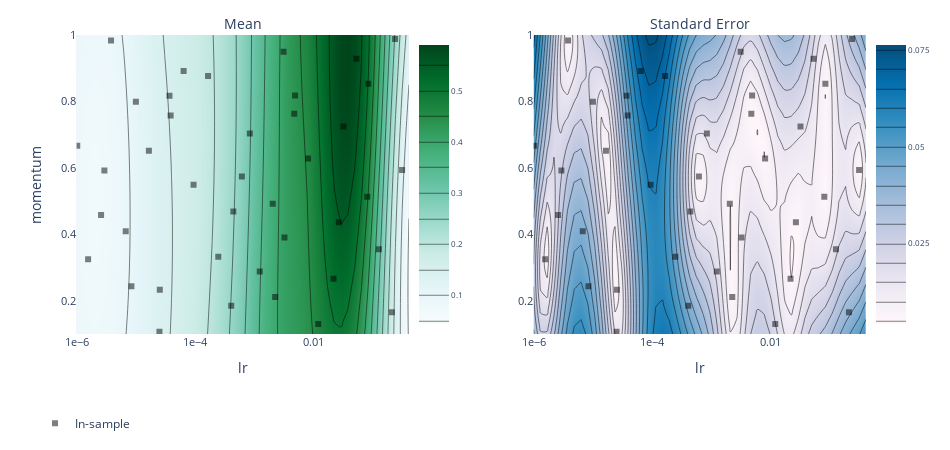

The notebook cell saved with this chart:
### Code cell
import cs231n.pytorch.tune as t
from cs231n.pytorch.lab import Lab
#from cs231n.pytorch.experiments import Experiment
import cs231n.pytorch.models as m
import importlib

importlib.reload(m)
#importlib.reload(e)
importlib.reload(t)


parameters=[
        {"name": "lr", "type": "range", "bounds": [1e-6, 0.4], "log_scale": True, "value_type":'float'},
        {"name": "momentum", "type": "range", "bounds": [0.1, 1.0], "value_type":'float'},
        {"name": "nesterov", "type": "fixed", "value":True, "value_type":'bool'},
        {"name": "filter_size_1", "type": "choice",  "values": [3, 5, 7], "value_type":'int'},
    ]

tune = t.Tune(
     m.ThreeLayerConvNetPool,
     optim.SGD,
     lab,
     parameters,
     total_trials=40,
     verbose=True
)

best_parameters, values, experiment, model = tune.run()
tune.plot_contour('lr','momentum')

print('best_parameters', best_parameters)

### Figure 1 — Plotly figure (JSON) as saved in the notebook; plotly's stock layout.template omitted (floating-point values rounded to 4 significant figures; data arrays with more than 128 entries replaced by an {"elided": "..."} marker saying what was removed)
{"data": [{"autocolorscale": false, "autocontour": true, "colorbar": {"tickfont": {"size": 8}, "ticksuffix": "", "x": 0.45, "y": 0.5}, "colorscale": [[0, "rgb(247,252,253)"], [0.125, "rgb(229,245,249)"], [0.25, "rgb(204,236,230)"], [0.375, "rgb(153,216,201)"], [0.5, "rgb(102,194,164)"], [0.625, "rgb(65,174,118)"], [0.75, "rgb(35,139,69)"], [0.875, "rgb(0,109,44)"], [1, "rgb(0,68,27)"]], "contours": {"coloring": "heatmap"}, "hoverinfo": "x+y+z", "ncontours": 25, "type": "contour", "x": [1e-06, 1.301e-06, 1.693e-06, 2.203e-06, 2.866e-06, 3.729e-06, 4.853e-06, 6.314e-06, 8.215e-06, 1.069e-05, 1.391e-05, 1.81e-05, 2.355e-05, 3.064e-05, 3.986e-05, 5.187e-05, 6.749e-05, 8.782e-05, 0.0001143, 0.0001487, 0.0001934, 0.0002517, 0.0003275, 0.0004261, 0.0005545, 0.0007214, 0.0009387, 0.001221, 0.001589, 0.002068, 0.00269, 0.003501, 0.004555, 0.005927, 0.007712, 0.01003, 0.01306, 0.01699, 0.0221, 0.02876, 0.03742, 0.04869, 0.06335, 0.08243, 0.1073, 0.1396, 0.1816, 0.2363, 0.3074, 0.4], "xaxis": "x", "y": [0.1, 0.1184, 0.1367, 0.1551, 0.1735, 0.1918, 0.2102, 0.2286, 0.2469, 0.2653, 0.2837, 0.302, 0.3204, 0.3388, 0.3571, 0.3755, 0.3939, 0.4122, 0.4306, 0.449, 0.4673, 0.4857, 0.5041, 0.5224, 0.5408, 0.5592, 0.5776, 0.5959, 0.6143, 0.6327, 0.651, 0.6694, 0.6878, 0.7061, 0.7245, 0.7429, 0.7612, 0.7796, 0.798, 0.8163, 0.8347, 0.8531, 0.8714, 0.8898, 0.9082, 0.9265, 0.9449, 0.9633, 0.9816, 1], "yaxis": "y", "z": {"elided": "50x50 float values"}, "zauto": true, "zmax": 0.5898, "zmin": -0.5898}, {"autocolorscale": false, "autocontour": true, "colorbar": {"tickfont": {"size": 8}, "ticksuffix": "", "x": 1, "y": 0.5}, "colorscale": [[0, "rgb(255,247,251)"], [0.1429, "rgb(236,231,242)"], [0.2857, "rgb(208,209,230)"], [0.4286, "rgb(166,189,219)"], [0.5714, "rgb(116,169,207)"], [0.7143, "rgb(54,144,192)"], [0.8571, "rgb(5,112,176)"], [1, "rgb(3,78,123)"]], "contours": {"coloring": "heatmap"}, "hoverinfo": "x+y+z", "ncontours": 25, "type": "contour", "x": [1e-06, 1.301e-06, 1.693e-06, 2.203e-06, 2.866e-06, 3.729e-06, 4.853e-06, 6.314e-06, 8.215e-06, 1.069e-05, 1.391e-05, 1.81e-05, 2.355e-05, 3.064e-05, 3.986e-05, 5.187e-05, 6.749e-05, 8.782e-05, 0.0001143, 0.0001487, 0.0001934, 0.0002517, 0.0003275, 0.0004261, 0.0005545, 0.0007214, 0.0009387, 0.001221, 0.001589, 0.002068, 0.00269, 0.003501, 0.004555, 0.005927, 0.007712, 0.01003, 0.01306, 0.01699, 0.0221, 0.02876, 0.03742, 0.04869, 0.06335, 0.08243, 0.1073, 0.1396, 0.1816, 0.2363, 0.3074, 0.4], "xaxis": "x2", "y": [0.1, 0.1184, 0.1367, 0.1551, 0.1735, 0.1918, 0.2102, 0.2286, 0.2469, 0.2653, 0.2837, 0.302, 0.3204, 0.3388, 0.3571, 0.3755, 0.3939, 0.4122, 0.4306, 0.449, 0.4673, 0.4857, 0.5041, 0.5224, 0.5408, 0.5592, 0.5776, 0.5959, 0.6143, 0.6327, 0.651, 0.6694, 0.6878, 0.7061, 0.7245, 0.7429, 0.7612, 0.7796, 0.798, 0.8163, 0.8347, 0.8531, 0.8714, 0.8898, 0.9082, 0.9265, 0.9449, 0.9633, 0.9816, 1], "yaxis": "y2", "z": {"elided": "50x50 float values"}}, {"hoverinfo": "text", "legendgroup": "In-sample", "marker": {"color": "black", "opacity": 0.5, "symbol": 1}, "mode": "markers", "name": "In-sample", "text": ["0_0", "10_0", "11_0", "12_0", "13_0", "14_0", "15_0", "16_0", "17_0", "18_0", "19_0", "1_0", "20_0", "21_0", "22_0", "23_0", "24_0", "25_0", "26_0", "27_0", "28_0", "29_0", "2_0", "30_0", "31_0", "32_0", "33_0", "34_0", "35_0", "36_0", "37_0", "38_0", "39_0", "3_0", "4_0", "5_0", "6_0", "7_0", "8_0", "9_0"], "type": "scatter", "x": [0.002027, 9.368e-05, 0.05209, 0.1246, 0.0001646, 1.566e-06, 0.0008326, 0.001224, 1.027e-06, 0.0002447, 0.08267, 3.812e-06, 0.07933, 6.376e-05, 2.496e-05, 0.007974, 0.003194, 9.999e-06, 2.53e-05, 0.03148, 0.2064, 0.0006109, 0.0004045, 2.589e-06, 0.003085, 0.002228, 2.944e-06, 0.0004391, 0.2336, 0.02634, 3.681e-05, 8.405e-06, 0.004669, 0.3062, 0.0214, 3.848e-05, 6.741e-06, 0.004818, 0.01184, 1.656e-05], "xaxis": "x", "y": [0.4919, 0.5496, 0.9284, 0.3551, 0.8763, 0.325, 0.7038, 0.2879, 0.6667, 0.3324, 0.8536, 0.9832, 0.5128, 0.8917, 0.107, 0.6283, 0.3901, 0.7988, 0.2333, 0.7246, 0.1654, 0.5741, 0.1847, 0.4584, 0.9498, 0.2113, 0.5918, 0.4684, 0.9878, 0.4366, 0.8171, 0.2436, 0.763, 0.5934, 0.2666, 0.758, 0.4095, 0.8182, 0.1301, 0.6513], "yaxis": "y"}, {"hoverinfo": "text", "legendgroup": "In-sample", "marker": {"color": "black", "opacity": 0.5, "symbol": 1}, "mode": "markers", "name": "In-sample", "showlegend": false, "text": ["0_0", "10_0", "11_0", "12_0", "13_0", "14_0", "15_0", "16_0", "17_0", "18_0", "19_0", "1_0", "20_0", "21_0", "22_0", "23_0", "24_0", "25_0", "26_0", "27_0", "28_0", "29_0", "2_0", "30_0", "31_0", "32_0", "33_0", "34_0", "35_0", "36_0", "37_0", "38_0", "39_0", "3_0", "4_0", "5_0", "6_0", "7_0", "8_0", "9_0"], "type": "scatter", "x": [0.002027, 9.368e-05, 0.05209, 0.1246, 0.0001646, 1.566e-06, 0.0008326, 0.001224, 1.027e-06, 0.0002447, 0.08267, 3.812e-06, 0.07933, 6.376e-05, 2.496e-05, 0.007974, 0.003194, 9.999e-06, 2.53e-05, 0.03148, 0.2064, 0.0006109, 0.0004045, 2.589e-06, 0.003085, 0.002228, 2.944e-06, 0.0004391, 0.2336, 0.02634, 3.681e-05, 8.405e-06, 0.004669, 0.3062, 0.0214, 3.848e-05, 6.741e-06, 0.004818, 0.01184, 1.656e-05], "xaxis": "x2", "y": [0.4919, 0.5496, 0.9284, 0.3551, 0.8763, 0.325, 0.7038, 0.2879, 0.6667, 0.3324, 0.8536, 0.9832, 0.5128, 0.8917, 0.107, 0.6283, 0.3901, 0.7988, 0.2333, 0.7246, 0.1654, 0.5741, 0.1847, 0.4584, 0.9498, 0.2113, 0.5918, 0.4684, 0.9878, 0.4366, 0.8171, 0.2436, 0.763, 0.5934, 0.2666, 0.758, 0.4095, 0.8182, 0.1301, 0.6513], "yaxis": "y2"}], "layout": {"annotations": [{"font": {"size": 14}, "showarrow": false, "text": "Mean", "x": 0.25, "xanchor": "center", "xref": "paper", "y": 1, "yanchor": "bottom", "yref": "paper"}, {"font": {"size": 14}, "showarrow": false, "text": "Standard Error", "x": 0.8, "xanchor": "center", "xref": "paper", "y": 1, "yanchor": "bottom", "yref": "paper"}], "autosize": false, "height": 450, "hovermode": "closest", "legend": {"orientation": "h", "x": 0, "y": -0.25}, "margin": {"b": 100, "l": 35, "pad": 0, "r": 35, "t": 35}, "width": 950, "xaxis": {"anchor": "y", "autorange": false, "domain": [0.05, 0.45], "exponentformat": "e", "range": [-6, -0.3979], "tickfont": {"size": 11}, "tickmode": "auto", "title": {"text": "lr"}, "type": "log"}, "xaxis2": {"anchor": "y2", "autorange": false, "domain": [0.6, 1], "exponentformat": "e", "range": [-6, -0.3979], "tickfont": {"size": 11}, "tickmode": "auto", "title": {"text": "lr"}, "type": "log"}, "yaxis": {"anchor": "x", "autorange": false, "domain": [0, 1], "exponentformat": "e", "range": [0.1, 1], "tickfont": {"size": 11}, "tickmode": "auto", "title": {"text": "momentum"}, "type": "linear"}, "yaxis2": {"anchor": "x2", "autorange": false, "domain": [0, 1], "exponentformat": "e", "range": [0.1, 1], "tickfont": {"size": 11}, "tickmode": "auto", "type": "linear"}}}
